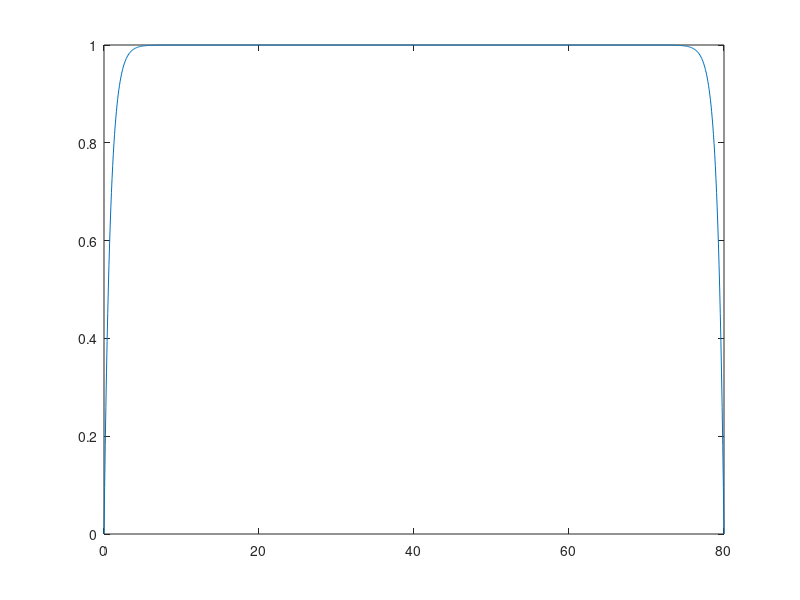

Recreate this plot in MATLAB.
clear;
clf;
% Model parameters (fixed)
porosity = 0.1;  % Porosity of porous medium
Re = 0.01;  % Reynolds number
Da = 1e-5;  % Darcy number
J = 1.0;  % Viscosity ratio
tau = 0.8;  % Relaxation time
dx = 0.1;  % Lattice spacing
dt = 0.01;  % Time step
% dx = 1.0;  % Lattice spacing
% dt = 1.0;  % Time step
cs_sqr = dx * dx / dt / dt / 3.0;
nu = (tau - 0.5) * cs_sqr * dt;  % Kinematic viscosity
nu_e = J * nu;  % Effective parameter
H = 80;  % Height of domain

% Derived parameters
K = Da * H * H;  % Permeability
solid_particle_diameter = sqrt(K * 150 * (1 - porosity) * (1 - porosity) /...
    porosity / porosity / porosity);
F_epsilon = 1.75 / sqrt(150 * porosity^3);  % Geometric function
u0 = Re * nu / H;  % Peak velocity
r = sqrt(nu * porosity / K / nu_e);
% Error in paper?
G = u0 * nu / K / (1 - 1 / cosh(r * H / 2));

disp(solid_particle_diameter);

% Simulation parameters
h = 0.08;  % Space step
n = H / h + 1;  % Number of elements
hh = h * h / 3;  % Convenience variable
g0 = 0.0;  % BC at y = 0
gH = 0.0;  % BC at y = H
A = h * h * F_epsilon * porosity / nu_e / sqrt(K);  % Coefficient for u^2
B = h * h * nu * porosity / K / nu_e;  % Coefficient for u
C = h * h * porosity / nu_e;  % Source term

y = linspace(0, H, n);  % Discretized domain
u = zeros(1, n);  % Initialize u
u_new = u;  % Initialize another u
iterations = 0;  % Number of iterations
tolerance = 1e-12;  % Convergence tolerance
is_unsteady = true;
u(1) = g0;  % Apply boundary conditions
u(end) = gH;  % Apply boundary conditions

% Start looping
while is_unsteady
  iterations = iterations + 1;
  u_new(2 : end - 1) = (u(3 : end) + u(2 : end - 1) + u(1 : end - 2) - A .*...
      u(2 : end - 1) .^ 2 - B .* u(2 : end - 1) + C * G) / 3.0;
  relative_err = max(abs(u_new - u));
  % fprintf('%d\n', relative_err);
  if relative_err < tolerance, is_unsteady = false; end
  u = u_new;
end
fprintf('Iterations: %d\n', iterations);
plot (y, u ./ u0);
